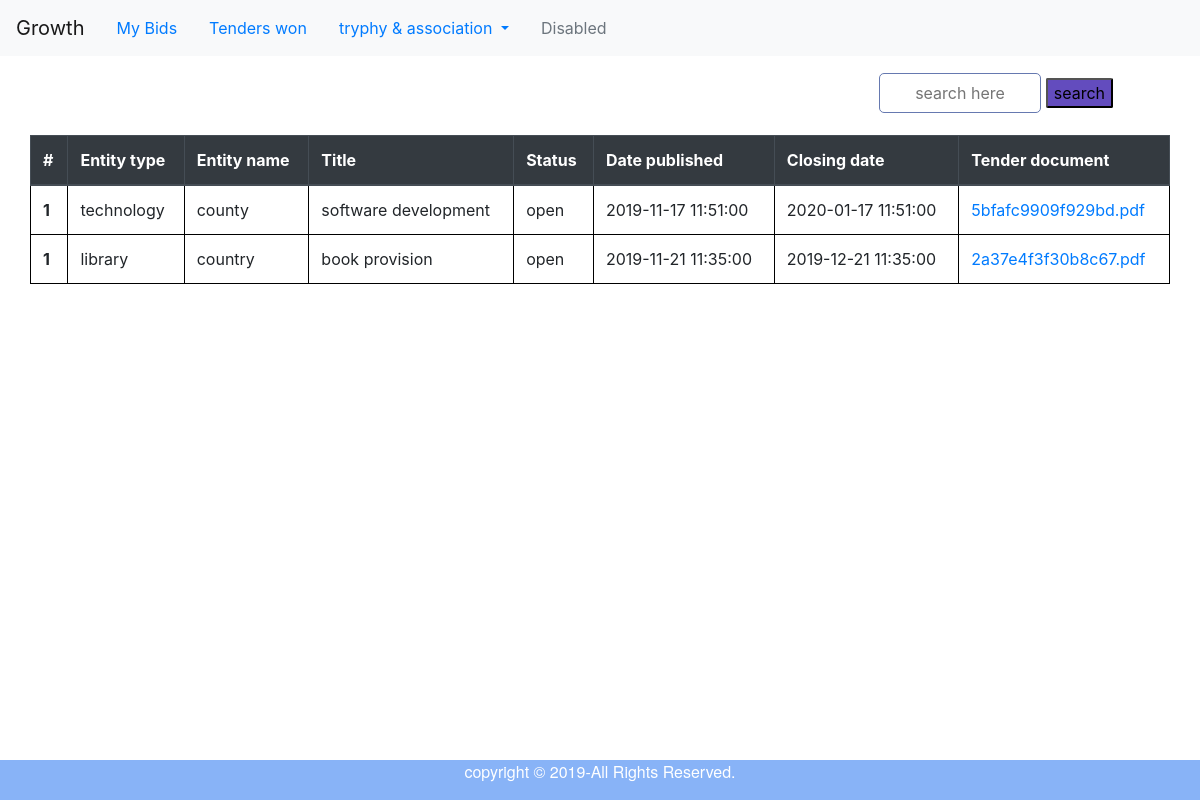
/supplier/supplier_home (signed in), run on an earlier commit of the app's database.
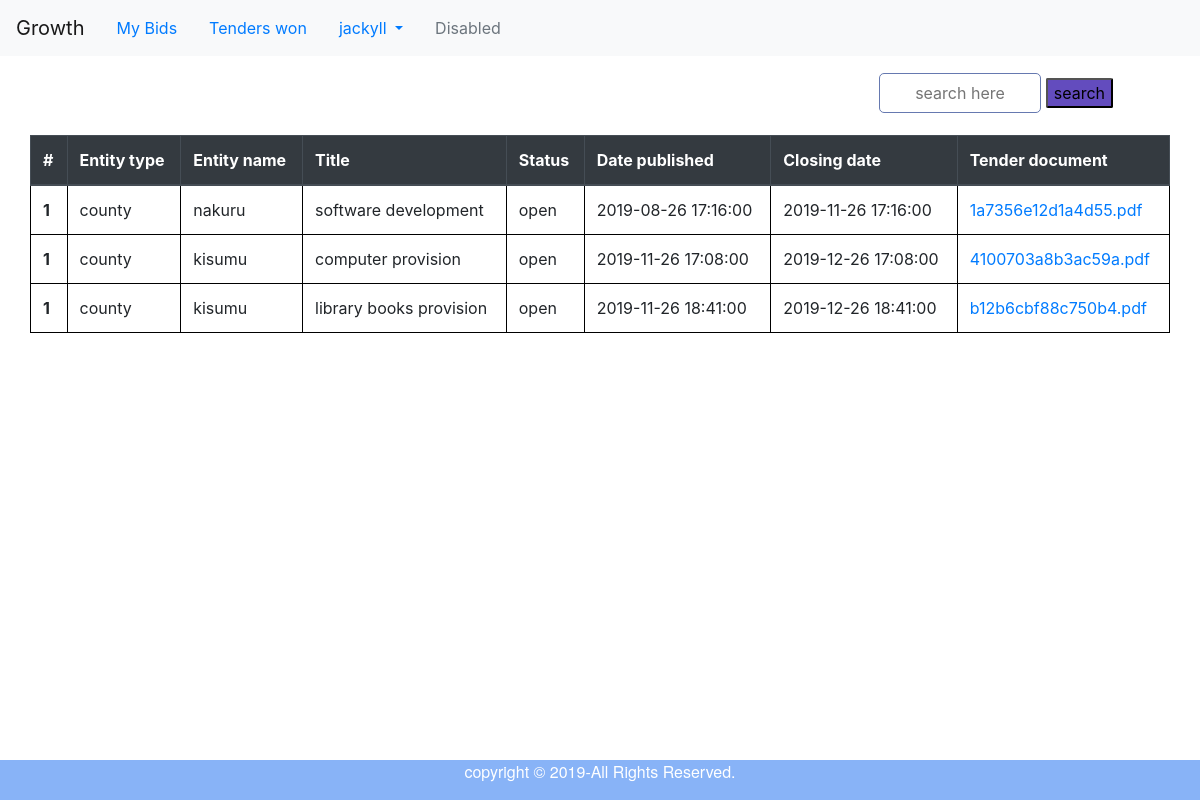
And on a later commit of the database.
### tenderingSystem/model.py (models this page shows, shortened)
class Company(FlaskSerializeMixin, db.Model):
    id = db.Column(db.INTEGER, primary_key=True, autoincrement=True)
    company_name = db.Column(db.String(100), nullable=False, unique=True)
    phone_number = db.Column(db.String(15), nullable=False)
    address = db.Column(db.String(100), nullable=False)
    company_type = db.Column(db.String(50), nullable=True)
    user = db.Column(db.INTEGER, db.ForeignKey("users.id"), nullable=False, unique=True)
    tender_publisher = db.relationship("Tenders", backref="publisher", lazy=True)
    bid_publisher = db.relationship("Bid", backref="bid_publisher", lazy=True)
    create_fields = update_fields = ['company_name', 'phone_number', 'address', 'company_type']

class Tenders(FlaskSerializeMixin, db.Model):
    id = db.Column(db.INTEGER, primary_key=True, autoincrement=True)
    entity_name = db.Column(db.String(50), nullable=False)
    entity_type = db.Column(db.String(30), nullable=False)
    title = db.Column(db.String(200), nullable=False, unique=True)
    status = db.Column(db.String(8), nullable=False)
    date_published = db.Column(db.DATETIME, default=datetime.utcnow(), nullable=False)
    date_closed = db.Column(db.DATETIME, nullable=False)
    tender_document = db.Column(db.String(100), nullable=False)
    company = db.Column(db.INTEGER, db.ForeignKey("company.id"))
    is_delete = db.Column(db.Boolean, default=False)
    bidTender = db.relationship('Bid', secondary=bidTender, lazy='dynamic',
                                backref=db.backref('tenders', lazy=True))
    create_fields = update_fields = ['entity_type', 'entity_name', 'title', 'status', 'date_published', 'date_closed']

### tenderingSystem/supplierRoutes.py (the view)
@app.route('/supplier/supplier_home', methods=["GET", "POST"])
@login_required
def supplier_home():
    tenders = Tenders.query.filter_by(is_delete=False, status="open").all()
    company = get_company_information()
    if company:
        return render_template('supplier/home.html', tenders=tenders, company_name=company.company_name)
    return render_template('supplier/home.html', tenders=tenders)

### tenderingSystem/helper_functions.py (called while the page is built)
def get_company_information():
    company = Company.query.filter_by(user=current_user.id).first()
    return company

### tenderingSystem/model.py (called while the page is built)
@login_manager.user_loader
def load_user(user_id):
    return Users.query.get(int(user_id))

### tenderingSystem/templates/supplier/home.html (shortened to what this page needs)
{% extends('supplier/layout.html') %}
{% block head %}
    {{ super() }}
    <link rel="stylesheet" type="text/css" href="{{ url_for('static', filename='css/supplier.css') }}">
    <link rel="stylesheet" href="//cdn.jsdelivr.net/chartist.js/latest/chartist.min.css">
{% endblock %}
{% block content %}
    <div class="container">
        <div class="search-bar">
            <form class="search">
                <input name="search-here" placeholder="search here" id="input">
                <button type="button" name="search" id="search_btn" onclick="javascript:getTender(document.getElementById('input').value)">search</button>
            </form>
        </div>
        <table class="table">
            <thead class="thead-dark">
                <tr class="table_name">
                    <th scope="col">#</th>
                    <th scope="col">Entity type</th>
                    <th scope="col">Entity name</th>
                    <th scope="col">Title</th>
                    <th scope="col">Status</th>
                    <th scope="col">Date published</th>
                    <th scope="col">Closing date</th>
                    <th scope="col">Tender document</th>
                </tr>
            </thead>
            <tbody>
                {% for tender in tenders %}
                    <tr>
                        <th scope="row">{{ 1 }}</th>
                        <td>{{ tender.entity_type }}</td>
                        <td>{{ tender.entity_name }}</td>
                        <td>{{ tender.title }}</td>
                        <td>{{ tender.status }}</td>
                        <td>{{ tender.date_published }}</td>
                        <td>{{ tender.date_closed }}</td>
                        <td><a href="{{ url_for('tender_document', tender_id=tender.id) }}">{{ tender.tender_document }}</a></td>
                    </tr>
                {% endfor %}
            </tbody>
        </table>
        <div class="footer">
            <div class="footer-bottom">
                <label>copyright &copy 2019-All Rights Reserved.</label>
            </div>
        </div>
    </div>
{% endblock %}

### tenderingSystem/templates/supplier/layout.html (shortened to what this page needs)
<!doctype html>
<html lang="en">
  <head>
  {% block head %}
    <link rel="stylesheet" href="https://stackpath.bootstrapcdn.com/bootstrap/4.3.1/css/bootstrap.min.css">
  {% endblock %}
  </head>
  <body>
    <nav class="navbar navbar-expand-lg navbar-light bg-light sticky-top">
      <a class="navbar-brand" href="{{ url_for('supplier_home') }}">Growth</a>
        <ul class="nav justify-content-end">
             <li class="nav-item active">
                <a class="nav-link" href="{{ url_for('my_bids') }}" >My Bids</a>
            </li>
            <li class="nav-item active">
                <a class="nav-link" href="#" >Tenders won</a>
            </li>
            <li class="nav-item dropdown">
                {% if company_name %}
                    <a class="nav-link dropdown-toggle" href="#" id="navbarDropdown" role="button" data-toggle="dropdown" aria-haspopup="true" aria-expanded="false">
                        {{ company_name }}
                    </a>
                {% else %}
                    <a class="nav-link dropdown-toggle" href="#" id="navbarDropdown" role="button" data-toggle="dropdown" aria-haspopup="true" aria-expanded="false">
                      Settings
                    </a>
                {% endif %}
            </li>
            <li class="nav-item">
                <a class="nav-link disabled" href="#" tabindex="-1" aria-disabled="true">Disabled</a>
            </li>
        </ul>
    </nav>
    <div class="container">
        {% block content %}
        {% endblock %}
    </div>
  </body>
</html>

What changed in the data, as far as the page shows it:
no longer on this page (row edited): Tenders: value "1", entity_type "technology", entity_name "county", title "software development", status "open", date_published "2019-11-17 11:51:00", date_closed "2020-01-17 11:51:00", tender_document "5bfafc9909f929bd.pdf"
changed Company: company_name "tryphy & association" → "jackyll"
now on this page (row edited): Tenders: id "1", entity_type "county", entity_name "nakuru", title "software development", status "open", date_published "2019-08-26 17:16:00", date_closed "2019-11-26 17:16:00", tender_document "1a7356e12d1a4d55.pdf"
changed Tenders: entity_type "library" → "county"; entity_name "country" → "kisumu"; title "book provision" → "computer provision"; date_published "2019-11-21 11:35:00" → "2019-11-26 17:08:00"; date_closed "2019-12-21 11:35:00" → "2019-12-26 17:08:00"; tender_document "2a37e4f3f30b8c67.pdf" → "4100703a8b3ac59a.pdf"
added Tenders: value "1", entity_type "county", entity_name "kisumu", title "library books provision", status "open", date_published "2019-11-26 18:41:00", date_closed "2019-12-26 18:41:00", tender_document "b12b6cbf88c750b4.pdf"
